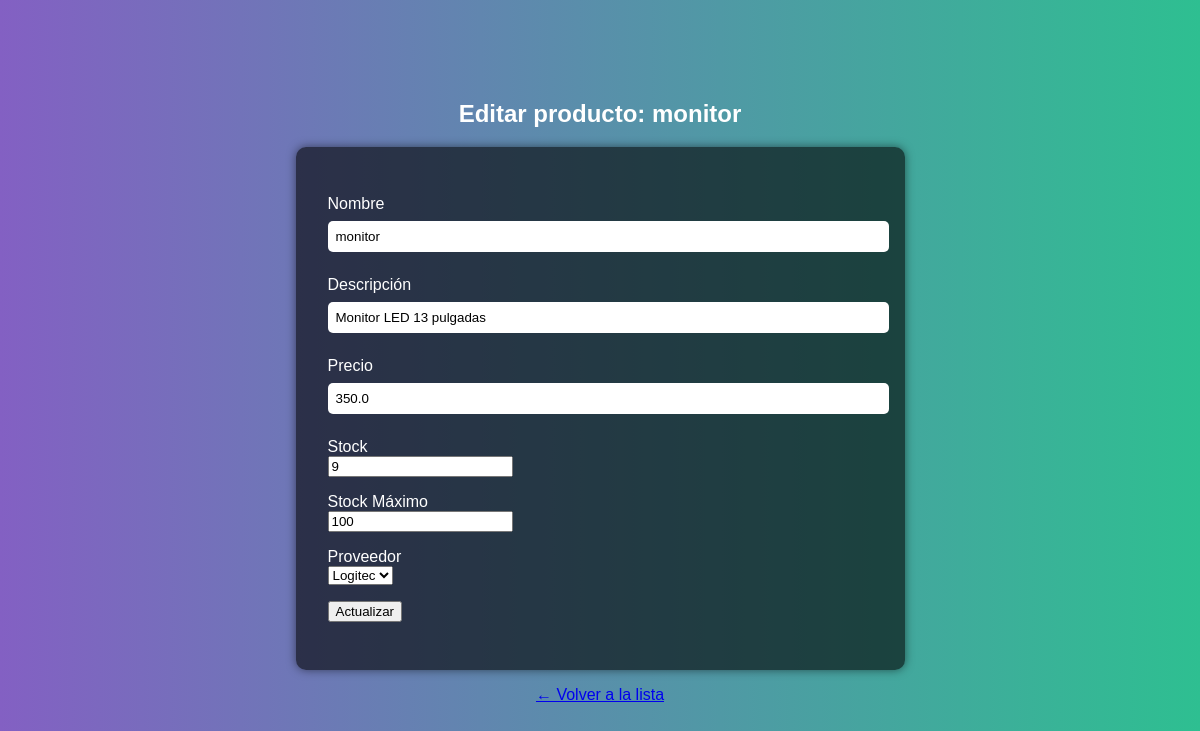
The page /editar_producto/1 (signed in) on the database its author committed.
### app/models.py (models this page shows, shortened)
class Producto(db.Model):
    id = db.Column(db.Integer, primary_key=True)
    nombre = db.Column(db.String(150), nullable=False)
    descripcion = db.Column(db.Text)
    precio = db.Column(db.Float, nullable=False)
    stock = db.Column(db.Integer, nullable=False)
    stock_maximo = db.Column(db.Integer, nullable=False, default=100)
    proveedor_id = db.Column(db.Integer, db.ForeignKey('proveedor.id'), nullable=False)

### app/routes.py (the view, shortened to what this page needs)
@main.route('/editar_producto/<int:id>', methods=['GET', 'POST'])
@login_required
def editar_producto(id):
    if current_user.role != 'admin':
        flash('Acceso denegado')
        return redirect(url_for('main.dashboard'))
    producto = Producto.query.get_or_404(id)
    form = ProductoForm(obj=producto)  # Rellena el formulario con los datos existentes
    form.proveedor_id.choices = [(p.id, p.nombre) for p in Proveedor.query.all()]
    return render_template('editar_producto.html', form=form, producto=producto)

### app/forms.py
class ProductoForm(FlaskForm):
    nombre = StringField('Nombre', validators=[DataRequired()])
    descripcion = StringField('Descripción')
    precio = FloatField('Precio', validators=[DataRequired()])
    stock = IntegerField('Stock', validators=[DataRequired()])
    stock_maximo = IntegerField('Stock Máximo', validators=[DataRequired()])
    proveedor_id = SelectField('Proveedor', coerce=int, validators=[DataRequired()])
    submit = SubmitField('Registrar Producto')

### app/templates/editar_producto.html (shortened to what this page needs)
{% extends 'base.html' %}
{% block content %}
<h2>Editar producto: {{ producto.nombre }}</h2>
<form method="POST">
  <p>{{ form.nombre.label }}<br>{{ form.nombre(size=32) }}</p>
  <p>{{ form.descripcion.label }}<br>{{ form.descripcion(size=64) }}</p>
  <p>{{ form.precio.label }}<br>{{ form.precio(step="0.01") }}</p>
  <p>{{ form.stock.label }}<br>{{ form.stock() }}</p>
  <p>{{ form.stock_maximo.label }}<br>{{ form.stock_maximo() }}</p>
  <p>{{ form.proveedor_id.label }}<br>{{ form.proveedor_id() }}</p>
  <p>{{ form.submit(value='Actualizar') }}</p>
</form>
<p><a href="{{ url_for('main.listar_productos') }}">← Volver a la lista</a></p>
{% endblock %}

### app/static/styles.css (style rules this page uses)
body { margin: 0; padding: 0; font-family: 'Arial', sans-serif; background: linear-gradient(to right, #8360c3, #2ebf91); color: #fff; min-height: 100vh; display: flex; flex-direction: column; align-items: center; justify-content: center; }
form { background: rgba(0, 0, 0, 0.6); padding: 2rem; border-radius: 10px; box-shadow: 0 0 10px rgba(0,0,0,0.5); animation: fadeIn 1s ease-in-out; }
input[type="text"], input[type="password"] { width: 100%; padding: 0.5rem; margin: 0.5rem 0; border: none; border-radius: 5px; }

### rows shown on the page
Producto: nombre "monitor", descripcion "Monitor LED 13 pulgadas", precio "350.0", stock "9", stock_maximo "100", proveedor_id "Logitec"
